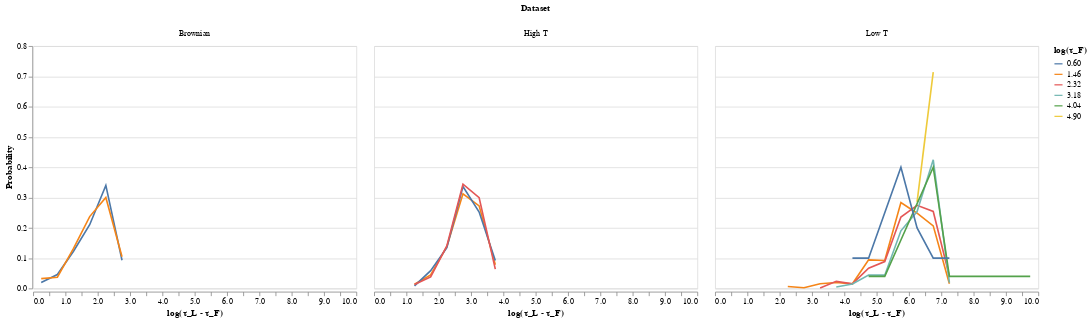

The cell this chart's notebook holds for it:
### Code cell
c = alt.Chart(df).mark_line().encode(
    x=alt.X('log_diff:Q', axis=alt.Axis(title='log(τ_L - τ_F)'), bin=alt.Bin(maxbins=40)),
    y=alt.Y('sum(factor)', axis=alt.Axis(title='Probability'), stack=None),
    color=alt.Color('log_tau_F_value:N', legend=alt.Legend(title='log(τ_F)')),
    column=alt.Column('dataset', header=alt.Header(title='Dataset')),
).transform_calculate(
    'log_diff', "datum.tau_L == datum.tau_F ? NaN : log(datum.tau_L - datum.tau_F) / LN10"
)
c

### Figure 1 — Vega-Lite specification as saved in the notebook (floating-point values rounded to 4 significant figures; data arrays with more than 128 entries replaced by an {"elided": "..."} marker saying what was removed)
{"$schema": "https://vega.github.io/schema/vega-lite/v2.json", "config": {"view": {"height": 300, "width": 400}}, "data": {"values": {"elided": "3900 records"}}, "encoding": {"color": {"field": "log_tau_F_value", "legend": {"title": "log(τ_F)"}, "type": "nominal"}, "column": {"field": "dataset", "header": {"title": "Dataset"}, "type": "nominal"}, "x": {"axis": {"title": "log(τ_L - τ_F)"}, "bin": {"maxbins": 40}, "field": "log_diff", "type": "quantitative"}, "y": {"aggregate": "sum", "axis": {"title": "Probability"}, "field": "factor", "stack": null, "type": "quantitative"}}, "mark": "line", "transform": [{"as": "log_diff", "calculate": "datum.tau_L == datum.tau_F ? NaN : log(datum.tau_L - datum.tau_F) / LN10"}]}
